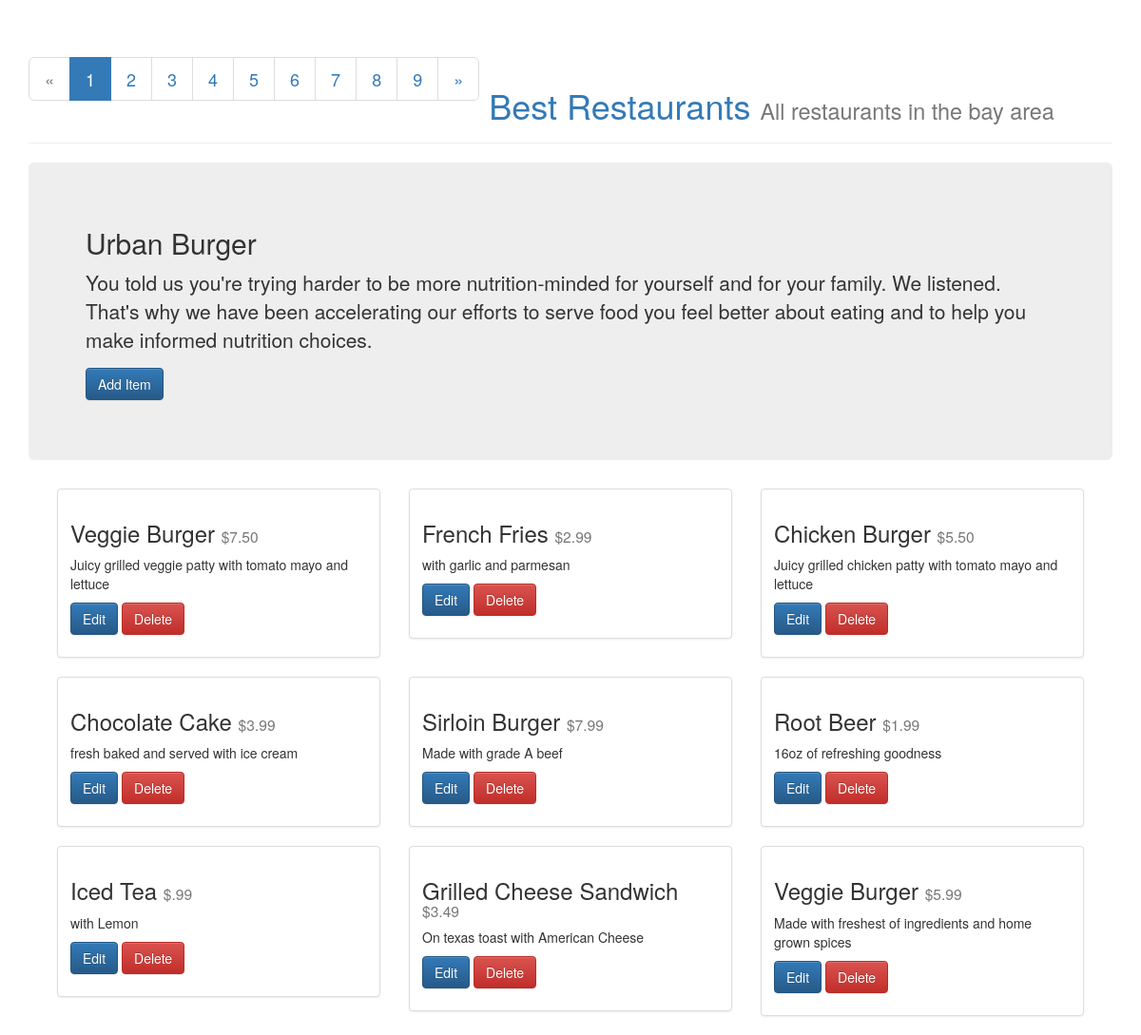
Page /restaurants/1/ on the committed database.
### database_setup.py (models this page shows, shortened)
class Restaurant(Base):
    __tablename__ = 'restaurant'
    id = Column(Integer, primary_key=True)
    name = Column(String(250), nullable=False)
    description = Column(String(1000),nullable=False)

class MenuItem(Base):
    __tablename__ = 'menu_item'
    name =Column(String(80), nullable = False)
    id = Column(Integer, primary_key = True)
    description = Column(String(250))
    price = Column(String(8))
    course = Column(String(250))
    restaurant_id = Column(Integer,ForeignKey('restaurant.id'))
    restaurant = relationship(Restaurant)

### server.py (the view)
@app.route('/restaurants/<int:restaurant_id>/')
def restaurant_menu(restaurant_id):
  restaurant = session.query(Restaurant).filter_by(id = restaurant_id).one()
  count = session.query(Restaurant).count() # get no. of restaurants, for pagination
  items = session.query(MenuItem).filter_by(restaurant_id = restaurant.id)
  return render_template('menu.html', restaurant=restaurant, items=items, count=count)

### templates/menu.html (shortened to what this page needs)
<html>
<head>
	<link rel="stylesheet" href="https://maxcdn.bootstrapcdn.com/bootstrap/3.3.4/css/bootstrap.min.css">
	<link rel="stylesheet" href="https://maxcdn.bootstrapcdn.com/bootstrap/3.3.4/css/bootstrap-theme.min.css">
</head>
<body>
<div class="container">
	<div class="col-md-10 col-md-offset-1 col-sm-12 col-xs-12">
	</div>
	<div class="page-header">
		<h1>
			<ul class="pagination pagination-lg">
			  	{% if restaurant.id > 1 %}
			  		<li>
				      <a href="{{url_for('restaurant_menu', restaurant_id=restaurant.id-1)}}" aria-label="Previous">
				        <span aria-hidden="true">&laquo;</span>
				      </a>
				    </li>
				 {% else %}
				 	<li class="disabled">
				 		<a href="#">
				 			<span aria-hidden="true">&laquo;</span>
				 		</a>
				 	</li>
			  	{% endif %}
			    {% for i in range(1, count+1) %}
					{% if i == restaurant.id%}
						<li class="active"><a href="{{url_for('restaurant_menu', restaurant_id=i)}}">{{i}}</a></li>
					{% else %}
						<li><a href="{{url_for('restaurant_menu', restaurant_id=i)}}">{{i}}</a></li>
					{% endif%}
			    {% endfor %}
			    {% if restaurant.id < count %}
			  		<li>
				      <a href="{{url_for('restaurant_menu', restaurant_id=restaurant.id+1)}}" aria-label="Previous">
				        <span aria-hidden="true">&raquo;</span>
				      </a>
				    </li>
				 {% else %}
				 	<li class="disabled">
				 		<a href="#">
				 			<span aria-hidden="true">&raquo;</span>
				 		</a>
				 	</li>
			  	{% endif %}
			  </ul>
			  <a href="{{url_for('show_restaurants')}}">Best Restaurants</a>
			<small>All restaurants in the bay area</small>
		</h1>
	</div>
	<div class="jumbotron">
		<h2>{{restaurant.name}}</h2>
		<p>{{restaurant.description}}</p>
		<p><a href="{{url_for('new_menu_item', restaurant_id=restaurant.id)}}" class="btn btn-primary">Add Item</a></p>
	</div>
	<div class="col-md-12">
		{% for item in items %}
			<div class="col-md-4 col-sm-6 col-xs-6">
				<div class="thumbnail">
					<div class="caption">
						<h3>{{item.name}} <small>{{item.price}}</small> </h3>
						<p>
							{{item.description}}
						</p>
						<p>
							<a href="{{url_for('edit_menu_item', restaurant_id=restaurant.id, menu_id=item.id)}}" class="btn btn-primary">
								Edit
							</a>
							<a href="{{url_for('delete_menu_item', restaurant_id=restaurant.id, menu_id=item.id)}}" class="btn btn-danger">
								Delete
							</a>
						</p>
					</div>
				</div>
			</div>
		{% endfor %}
	</div>
</div>
</body>
</html>

### rows in the picture
Restaurant: name "Urban Burger", description "You told us you're trying harder to be more nutrition-minded for yourself and for your family. We listened. That's why we have been accelerating our efforts to serve food you feel better about eating and to help you make informed nutrition choices."
MenuItem: name "Veggie Burger", price "$7.50", description "Juicy grilled veggie patty with tomato mayo and lettuce"
MenuItem: name "French Fries", price "$2.99", description "with garlic and parmesan"
MenuItem: name "Chicken Burger", price "$5.50", description "Juicy grilled chicken patty with tomato mayo and lettuce"
MenuItem: name "Chocolate Cake", price "$3.99", description "fresh baked and served with ice cream"
MenuItem: name "Sirloin Burger", price "$7.99", description "Made with grade A beef"
MenuItem: name "Root Beer", price "$1.99", description "16oz of refreshing goodness"
MenuItem: name "Iced Tea", price "$.99", description "with Lemon"
MenuItem: name "Grilled Cheese Sandwich", price "$3.49", description "On texas toast with American Cheese"
MenuItem: name "Veggie Burger", price "$5.99", description "Made with freshest of ingredients and home grown spices"

### other values in the picture
{{ i }} "1"
{{ i }} "2" "3" "4" "5" "6" "7" "8" "9"
